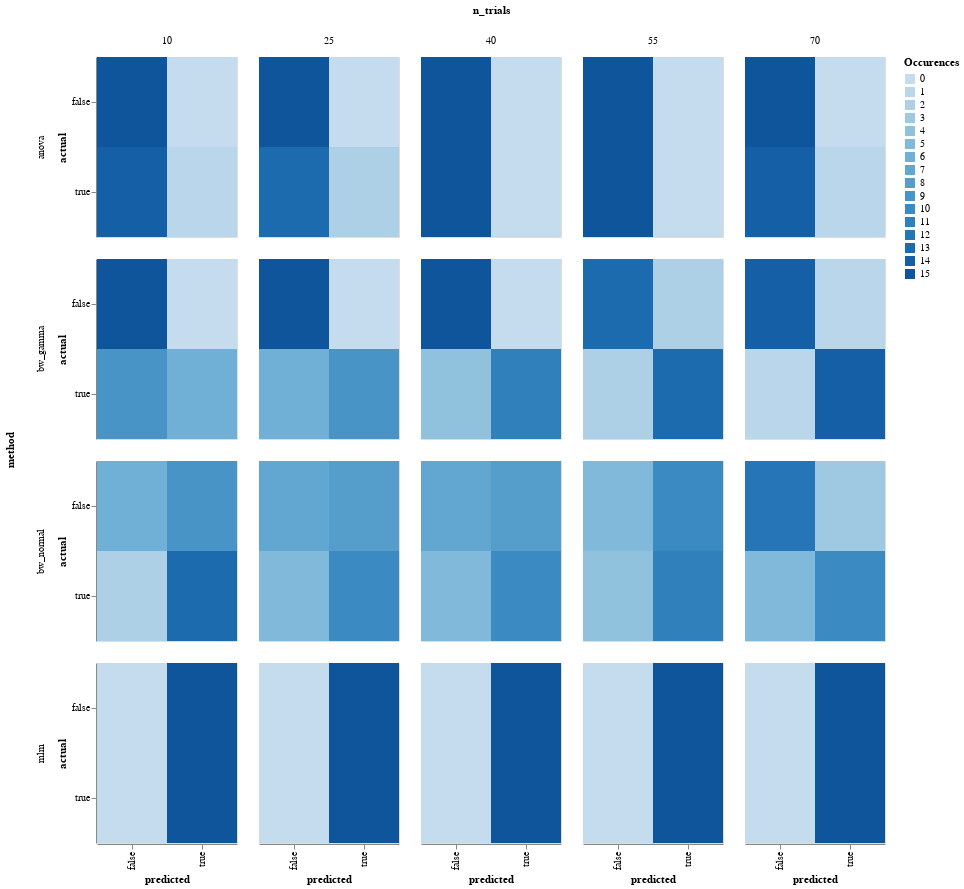

The notebook cell this image was saved under:
### Markdown cell above
### Confusion matrix

### Code cell
# NBVAL_SKIP
model_comparison.plot_confusion(
    model_comparison.make_confusion_matrix(res[res['y'] == 'Power'], ('method', 'y', 'randomness', 'n_trials')
                                           )).properties(width=140).facet(row='method', column='n_trials')

### Figure 1 — Vega-Lite specification as saved in the notebook (floating-point values rounded to 4 significant figures; data arrays with more than 128 entries replaced by an {"elided": "..."} marker saying what was removed)
{"config": {"view": {"continuousWidth": 400, "continuousHeight": 300}}, "data": {"name": "data-48fd13e24ee4651399f1c7a3b9829005"}, "facet": {"column": {"type": "quantitative", "field": "n_trials"}, "row": {"type": "nominal", "field": "method"}}, "spec": {"mark": "rect", "encoding": {"color": {"type": "ordinal", "field": "Occurences"}, "x": {"type": "nominal", "field": "predicted"}, "y": {"type": "nominal", "field": "actual"}}, "height": 180, "width": 140}, "$schema": "https://vega.github.io/schema/vega-lite/v4.8.1.json", "datasets": {"data-48fd13e24ee4651399f1c7a3b9829005": {"elided": "240 records"}}}
